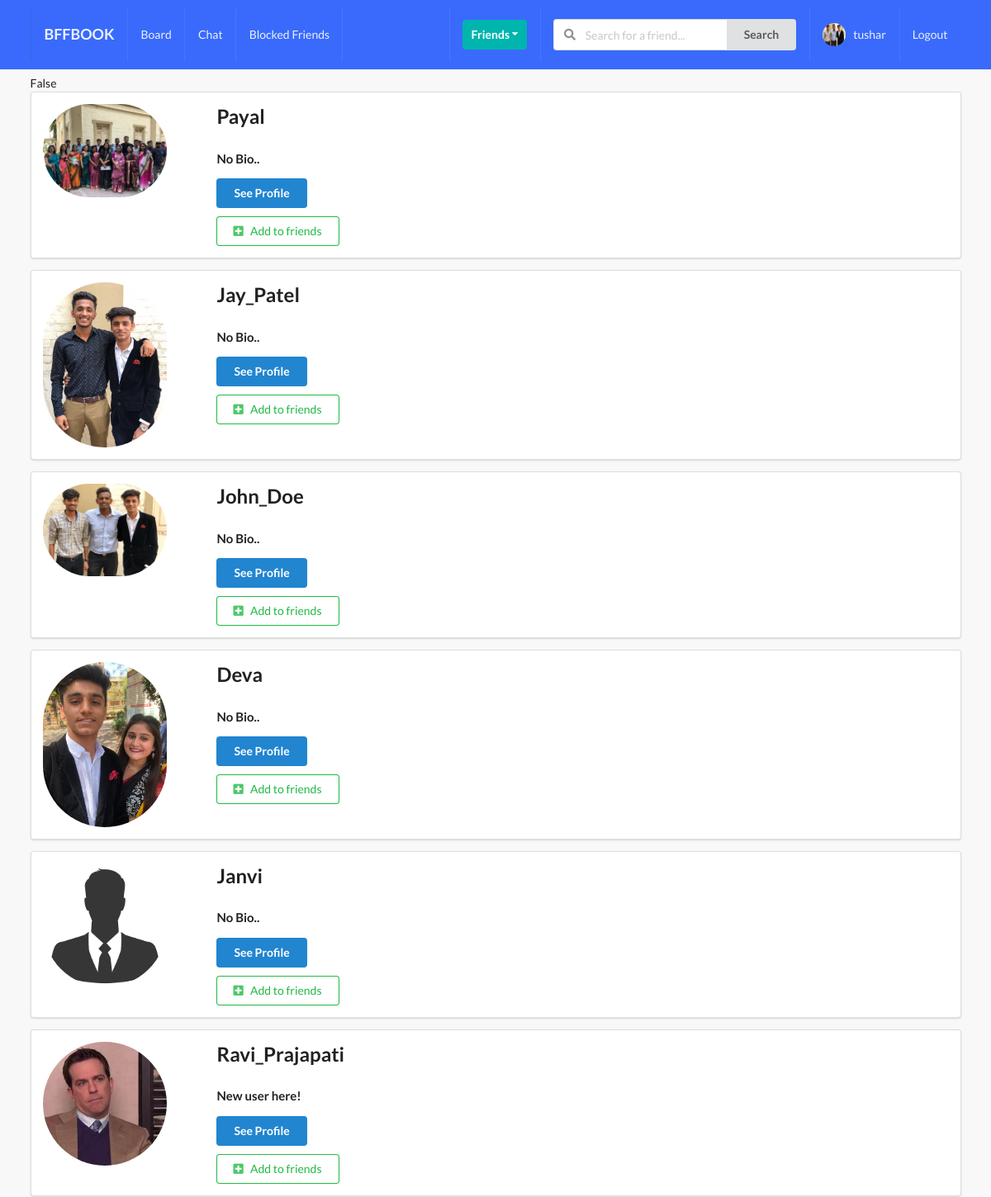
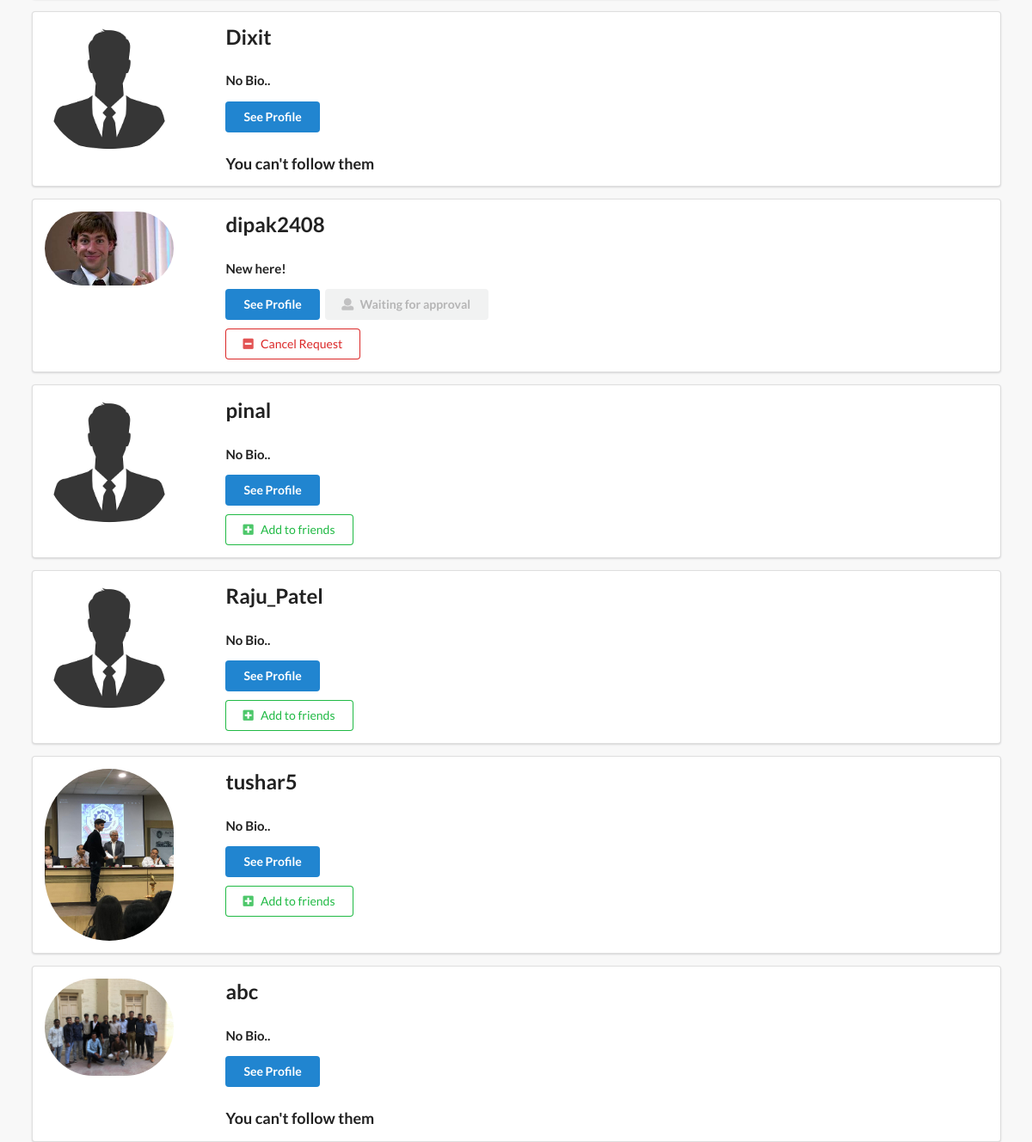
/profile/ (signed in), run on the app's committed database (2 pictures, top to bottom).
### profiles/models.py (models this page shows, shortened)
class Profile(models.Model):
	first_name = models.CharField(max_length = 200, blank=True)
	last_name = models.CharField(max_length = 200, blank=True)
	user = models.OneToOneField(User, on_delete=models.CASCADE)
	bio = models.TextField(max_length = 300, default="No Bio..")
	email = models.EmailField()
	coutry = models.CharField(max_length = 200, blank=True)
	avtar = models.ImageField(default = 'avtar/avtar.jpg', upload_to='avtar/')
	friends = models.ManyToManyField(User, blank=True, related_name='friends')
	blocked_users = models.ManyToManyField(User, blank=True, related_name='blocked_users')
	slug = models.SlugField(unique = True, blank=True)
	updated = models.DateTimeField(auto_now = True)
	created = models.DateTimeField(auto_now_add = True)
	objects = ProfileManager()
	def get_absolute_url(self):
		return reverse("profiles:profile-detail-view", kwargs={"slug":self.slug})
	__initial_first_name = None
	__initial_last_name = None
	def __init__(self, *args, **kwargs):
		super().__init__(*args, **kwargs)
		self.__initial_first_name = self.first_name
		self.__initial_last_name = self.last_name

### profiles/views.py (the view)
# urls.py: path('', ProfileListView.as_view(), name='all_profiles_list'),
class ProfileListView(LoginRequiredMixin, ListView):
    model = Profile
    template_name = 'profiles/profile_list.html'
    def get_queryset(self):
        qs = Profile.objects.get_all_profiles(self.request.user)
        return qs
    def get_context_data(self, **kwargs):
        context = super().get_context_data(**kwargs)
        user = User.objects.get(username__iexact=self.request.user)
        profile = Profile.objects.get(user=user)
        blocked = profile.blocked_users.all()
        rel_r = Relationship.objects.filter(sender=profile)
        rel_s = Relationship.objects.filter(receiver=profile)
        rel_receiver = []
        rel_sender = []
        for item in rel_r:
            rel_receiver.append(item.receiver.user)
        for item in rel_s:
            rel_sender.append(item.sender.user)
        context["rel_receiver"] = rel_receiver
        context["rel_sender"] = rel_sender
        context['is_empty'] = False
        context["blocked"] = blocked
        if len(self.get_queryset()) == 0:
            context['is_empty'] = True
        return context

### profiles/context_processor.py (called while the page is built)
def profile_pic(request):
	if request.user.is_authenticated:
		profile = Profile.objects.get(user = request.user)
		picture = profile.avtar
		return {'picture': picture}
	return {}

def get_counter(request):
	if request.user.is_authenticated:
		profile = Profile.objects.get(user = request.user)
		count = Relationship.objects.get_invitation(profile).count()
		return {'count': count}
	return {}

### profiles/models.py (called while the page is built)
	def get_all_profiles(self, me):
		obj = Profile.objects.all().exclude(user = me)
		return obj

	def get_invitation(self, receiver):
		obj = Relationship.objects.filter(status = 'send', receiver=receiver)
		return obj

### profiles/templates/profiles/profile_list.html (shortened to what this page needs)
{% extends 'base.html' %}
{% block content %}
{{is_empty}}
	{% for qs in object_list %}
	<div class="ui segment">
		<div class="ui grid">
			<div class="row">
				<div class="three wide column">
					<img src="{{qs.avtar.url}}" class="ui small circular image" width="100px" height="100px">
				</div>
				<div class="thirteen wide column">
					<h2> {{qs.user}} </h2>
					<h4> {{qs.bio}} </h4>
					<a href="{{qs.get_absolute_url}}"><button class="ui primary button">See Profile</button></a>
					{% if qs.user in blocked %}
					<form action="{% url 'profiles:unblock-user' %}" method="POST">
							{% csrf_token %}
							<input type="hidden" name="profile_pk" value="{{qs.pk}}">
								<button type="submit" class="ui positive button mb-5 w-big" style="margin-top:10px"><i class="check icon"></i>Unblock {{qs.user}}</button>
						</form>
					{% elif request.user in qs.blocked_users.all %}
					<h3> You can't follow them </h3>
					{% else %}
					{% if qs.user not in rel_sender and qs.user not in rel_receiver  %}
						<form action="{% url 'profiles:send-invite' %}" method="POST">
								<button type="submit" class="ui positive basic button mb-5 w-big" style="margin-top:10px"><i class="plus square icon"></i>Add to friends</button>
						</form>
					{% endif %}
					{% if qs.user in rel_receiver and request.user not in qs.friends.all %}
						<button class="ui disabled button mb-5 w-big"><i class="user icon"></i>Waiting for approval</button>
						<form action="{% url 'profiles:remove-friend' %}" method="POST">
								<button type="submit" class="ui negative basic button mb-5 w-big" style="margin-top:10px"><i class="minus square icon"></i>Cancel Request</button>
						</form>
					{% endif %}
				{% endif %}
				</div>
			</div>
		</div>
	</div>
	{% endfor %}
{% endblock content %}

### templates/base.html (shortened to what this page needs)
{% load static %}
<!doctype html>
<html lang="en">
  <head>
    <link rel="stylesheet" type="text/css" href="{% static 'style.css' %}">
    <link rel="stylesheet" type='text/css' href="https://cdnjs.cloudflare.com/ajax/libs/semantic-ui/2.2.14/semantic.min.css">
  </head>
  <body>
    {% include 'main/navbar.html' %}
    <div class="ui container">
      {% block content %}
      {% endblock content %}
    </div>
  </body>
</html>

### templates/main/navbar.html (shortened to what this page needs)
{% url 'posts:posts-home' as path_to_posts %}
{% url 'home-view' as path_to_home %}
{% url 'profiles:my-profile' as path_to_myprofile %}
{% url 'chat:chat-home' as path_to_chat %}
{% url 'profiles:block-friends' as path_to_block %}
<div class="ui inverted menu nav mb-7">
  <div class="ui container">
    <a href="{{path_to_posts}}" class="{% if request.path == path_to_home %}active{% endif %} item">
        <h3>BFFBOOK</h3>
    </a>
    {% if request.user.is_authenticated %}
    <a href="{{path_to_posts}}" class="{% if request.path == path_to_posts %}active{% endif %} item">
        Board
    </a>
    <a href="{{path_to_chat}}" class="{% if request.path == path_to_chat %}active{% endif %} item">
        Chat
    </a>
    <a href="{{path_to_block}}" class="{% if request.path == path_to_block %}active{% endif %} item">
        Blocked Friends
    </a>
    {% endif %}
    <div class="right menu">
        {% if request.user.is_authenticated %}
        <div class="item">
            <div class="ui floating dropdown icon button teal"> Friends
                <i class="dropdown icon"></i>
             </div>
        </div>
             <div class="item">
              <form action="{% url 'profiles:search' %}" method="GET">
                <div class="ui action left icon input">
                <input class="prompt" type="text" name='q' placeholder="Search for a friend...">
                <button type='submit' class="ui button">Search</button>
                </div>
            </form>
            </div>
            <a href="{{path_to_myprofile}}" class="{% if request.path == path_to_myprofile %}active{% endif %} item">
                <img class="ui avatar image" src="{{picture.url}}"> &nbsp;
                 {{ request.user }}
            </a>
            <a href="{% url 'account_logout' %}" class="ui item">
                Logout
            </a>
        {% else %}
        <a href="{% url 'account_login' %}" class="ui item">
                Login
            </a>
        {% endif %}
    </div>
  </div>
</div>

### static/style.css (style rules this page uses)
body { background: #F8F8F8 !important; }
.nav { border-radius: 0px !important; padding: 10px 0 10px 0 !important; background-color: #396afc !important; }
.mb-7 { margin-bottom: 7px !important; }
.mb-5 { margin-bottom: 5px; }

### data on the page
Profile: avtar (picture), user "Payal", bio "No Bio.."
Profile: avtar (picture), user "Jay_Patel", bio "No Bio.."
Profile: avtar (picture), user "John_Doe", bio "No Bio.."
Profile: avtar (picture), user "Deva", bio "No Bio.."
Profile: avtar (picture), user "Janvi", bio "No Bio.."
Profile: avtar (picture), user "Ravi_Prajapati", bio "New user here!"
Profile: avtar (picture), user "Dixit", bio "No Bio..", shows "You can't follow them"
Profile: avtar (picture), user "dipak2408", bio "New here!"
Profile: avtar (picture), user "pinal", bio "No Bio.."
Profile: avtar (picture), user "Raju_Patel", bio "No Bio.."
Profile: avtar (picture), user "tushar5", bio "No Bio.."
Profile: avtar (picture), user "abc", bio "No Bio..", shows "You can't follow them"

### other printed values
{{ request.user }} "tushar"
{{ is_empty }} "False"
